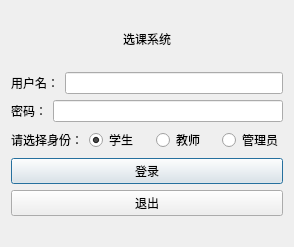
<?xml version="1.0" encoding="UTF-8"?>
<ui version="4.0">
 <class>LoginWindow</class>
 <widget class="QDialog" name="LoginWindow">
  <property name="geometry">
   <rect>
    <x>0</x>
    <y>0</y>
    <width>294</width>
    <height>247</height>
   </rect>
  </property>
  <property name="windowTitle">
   <string>LoginWindow</string>
  </property>
  <layout class="QVBoxLayout" name="verticalLayout_2">
   <item>
    <layout class="QVBoxLayout" name="verticalLayout">
     <item alignment="Qt::AlignHCenter">
      <widget class="QLabel" name="label">
       <property name="text">
        <string>选课系统</string>
       </property>
      </widget>
     </item>
     <item>
      <layout class="QHBoxLayout" name="horizontalLayout_2">
       <item>
        <widget class="QLabel" name="label_2">
         <property name="text">
          <string>用户名：</string>
         </property>
        </widget>
       </item>
       <item>
        <widget class="QLineEdit" name="userEdit"/>
       </item>
      </layout>
     </item>
     <item>
      <layout class="QHBoxLayout" name="horizontalLayout">
       <item>
        <widget class="QLabel" name="label_3">
         <property name="text">
          <string>密码：</string>
         </property>
        </widget>
       </item>
       <item>
        <widget class="QLineEdit" name="PasswordLine"/>
       </item>
      </layout>
     </item>
    </layout>
   </item>
   <item>
    <layout class="QHBoxLayout" name="horizontalLayout_4">
     <item>
      <widget class="QLabel" name="label_4">
       <property name="text">
        <string>请选择身份：</string>
       </property>
      </widget>
     </item>
     <item>
      <widget class="QRadioButton" name="radioButton1">
       <property name="text">
        <string>学生</string>
       </property>
       <property name="checked">
        <bool>true</bool>
       </property>
      </widget>
     </item>
     <item>
      <widget class="QRadioButton" name="radioButton_2">
       <property name="text">
        <string>教师</string>
       </property>
      </widget>
     </item>
     <item>
      <widget class="QRadioButton" name="radioButton_3">
       <property name="text">
        <string>管理员</string>
       </property>
      </widget>
     </item>
    </layout>
   </item>
   <item>
    <widget class="QPushButton" name="btnOK">
     <property name="text">
      <string>登录</string>
     </property>
    </widget>
   </item>
   <item>
    <widget class="QPushButton" name="pushButton_2">
     <property name="text">
      <string>退出</string>
     </property>
    </widget>
   </item>
   <item>
    <spacer name="horizontalSpacer">
     <property name="orientation">
      <enum>Qt::Horizontal</enum>
     </property>
     <property name="sizeHint" stdset="0">
      <size>
       <width>273</width>
       <height>20</height>
      </size>
     </property>
    </spacer>
   </item>
  </layout>
 </widget>
 <layoutdefault spacing="6" margin="11"/>
 <resources/>
 <connections/>
</ui>
